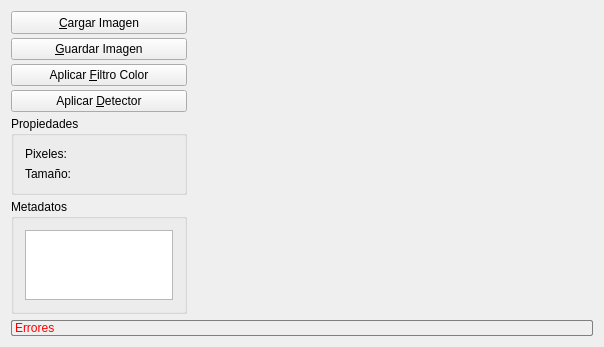
<?xml version="1.0" encoding="UTF-8"?>
<ui version="4.0">
 <class>MainWindow</class>
 <widget class="QMainWindow" name="MainWindow">
  <property name="geometry">
   <rect>
    <x>0</x>
    <y>0</y>
    <width>600</width>
    <height>342</height>
   </rect>
  </property>
  <property name="windowTitle">
   <string>SVIM</string>
  </property>
  <widget class="QWidget" name="centralWidget">
   <layout class="QGridLayout" name="gridLayout_2">
    <item row="0" column="0">
     <layout class="QVBoxLayout" name="verticalLayout">
      <property name="spacing">
       <number>4</number>
      </property>
      <property name="sizeConstraint">
       <enum>QLayout::SetFixedSize</enum>
      </property>
      <item>
       <widget class="QPushButton" name="CargarImagen">
        <property name="minimumSize">
         <size>
          <width>172</width>
          <height>23</height>
         </size>
        </property>
        <property name="styleSheet">
         <string notr="true"/>
        </property>
        <property name="text">
         <string>&amp;Cargar Imagen</string>
        </property>
       </widget>
      </item>
      <item>
       <widget class="QPushButton" name="GuardarImagen">
        <property name="styleSheet">
         <string notr="true"/>
        </property>
        <property name="text">
         <string>&amp;Guardar Imagen</string>
        </property>
       </widget>
      </item>
      <item>
       <widget class="QPushButton" name="AplicarFiltro">
        <property name="whatsThis">
         <string>&lt;html&gt;&lt;head/&gt;&lt;body&gt;&lt;p&gt;Aplica escala de grises exepto el color seleccionado&lt;br/&gt;&lt;/p&gt;&lt;/body&gt;&lt;/html&gt;</string>
        </property>
        <property name="text">
         <string>Aplicar &amp;Filtro Color</string>
        </property>
       </widget>
      </item>
      <item>
       <widget class="QPushButton" name="AplicarDetector">
        <property name="text">
         <string>Aplicar &amp;Detector</string>
        </property>
       </widget>
      </item>
      <item>
       <widget class="QGroupBox" name="Propiedades">
        <property name="sizePolicy">
         <sizepolicy hsizetype="Preferred" vsizetype="Preferred">
          <horstretch>0</horstretch>
          <verstretch>0</verstretch>
         </sizepolicy>
        </property>
        <property name="maximumSize">
         <size>
          <width>16777215</width>
          <height>94</height>
         </size>
        </property>
        <property name="title">
         <string>Propiedades</string>
        </property>
        <layout class="QVBoxLayout" name="verticalLayout_3">
         <item>
          <widget class="QLabel" name="Pixeles">
           <property name="text">
            <string>Pixeles:</string>
           </property>
          </widget>
         </item>
         <item>
          <widget class="QLabel" name="Tamano">
           <property name="text">
            <string>Tamaño:</string>
           </property>
          </widget>
         </item>
        </layout>
       </widget>
      </item>
      <item>
       <widget class="QGroupBox" name="Metadatos">
        <property name="sizePolicy">
         <sizepolicy hsizetype="Preferred" vsizetype="Preferred">
          <horstretch>0</horstretch>
          <verstretch>0</verstretch>
         </sizepolicy>
        </property>
        <property name="title">
         <string>Metadatos</string>
        </property>
        <layout class="QVBoxLayout" name="verticalLayout_2">
         <item>
          <widget class="QTextBrowser" name="Met">
           <property name="maximumSize">
            <size>
             <width>150</width>
             <height>16777215</height>
            </size>
           </property>
           <property name="font">
            <font>
             <family>Verdana</family>
            </font>
           </property>
           <property name="cursor" stdset="0">
            <cursorShape>IBeamCursor</cursorShape>
           </property>
           <property name="readOnly">
            <bool>false</bool>
           </property>
          </widget>
         </item>
        </layout>
       </widget>
      </item>
     </layout>
    </item>
    <item row="0" column="1">
     <layout class="QGridLayout" name="gridLayout_3">
      <property name="sizeConstraint">
       <enum>QLayout::SetDefaultConstraint</enum>
      </property>
      <item row="0" column="0">
       <widget class="Graficador" name="Graf" native="true">
        <property name="sizePolicy">
         <sizepolicy hsizetype="Minimum" vsizetype="Minimum">
          <horstretch>0</horstretch>
          <verstretch>0</verstretch>
         </sizepolicy>
        </property>
        <property name="minimumSize">
         <size>
          <width>400</width>
          <height>300</height>
         </size>
        </property>
        <property name="sizeIncrement">
         <size>
          <width>0</width>
          <height>0</height>
         </size>
        </property>
        <property name="cursor">
         <cursorShape>ArrowCursor</cursorShape>
        </property>
       </widget>
      </item>
     </layout>
    </item>
    <item row="1" column="0" colspan="2">
     <widget class="QLabel" name="Error">
      <property name="minimumSize">
       <size>
        <width>582</width>
        <height>16</height>
       </size>
      </property>
      <property name="maximumSize">
       <size>
        <width>16777215</width>
        <height>16</height>
       </size>
      </property>
      <property name="styleSheet">
       <string notr="true">color: rgb(255, 0, 0);
border: 1px solid grey;
border-radius: 2px;</string>
      </property>
      <property name="text">
       <string>Errores</string>
      </property>
      <property name="buddy">
       <cstring>Error</cstring>
      </property>
     </widget>
    </item>
   </layout>
  </widget>
 </widget>
 <layoutdefault spacing="6" margin="11"/>
 <customwidgets>
  <customwidget>
   <class>Graficador</class>
   <extends>QWidget</extends>
   <header>clases/graficador.h</header>
   <container>1</container>
  </customwidget>
 </customwidgets>
 <resources/>
 <connections/>
</ui>
